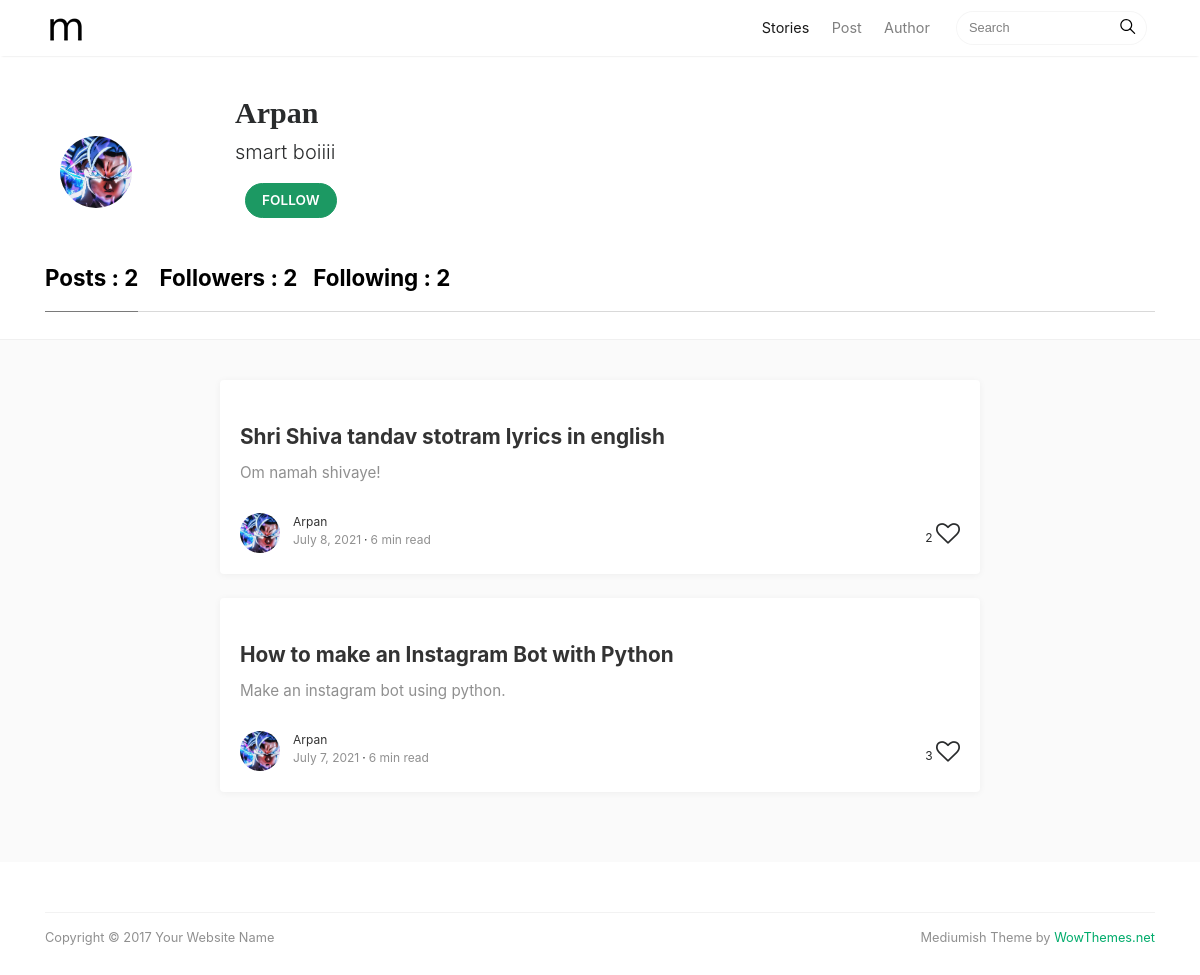
Screenshot of /arp/ with the database file from the repository.
### me/models.py (models this page shows)
class Me(models.Model):
    user_id = models.IntegerField()
    image = models.ImageField(null=True, blank=True, upload_to=image_name)
    name = models.TextField()
    bio = models.TextField()

class Post(models.Model):
    user_id = models.IntegerField()
    thumbnail = models.TextField()
    title=models.TextField()
    caption=models.TextField()
    post=models.TextField()
    post_json=models.TextField()
    tags = models.TextField()
    created = models.DateField(auto_now_add=True)

### homepage/views.py (the view)
# urls.py: path('<str:username>/', views.author, name="author"),
def author(request, username):
    con = get_object_or_404(Connect, username=username)
    if not con:
        return redirect("/")
    usr = get_object_or_404(Me, user_id=con.id)
    if not usr:
        return redirect("/")
    di = dict()
    posts = Post.objects.filter(user_id=con.id)
    for post in posts:
        like = Like.objects.filter(post_id=post.id).count()
        di[post] = like
    followers = Follow.objects.filter(followed=con.id).count()
    following = Follow.objects.filter(follower=con.id).count()
    if request.user.is_authenticated:
        curr_con = Connect.objects.filter(username=request.user.username).first()
        curr_usr = Me.objects.filter(user_id=curr_con.id).first()
        follow = Follow.objects.filter(follower=curr_con.id).filter(followed=con.id).first()
        if con.id == curr_con.id:
            thisisuser = True
        else:
            thisisuser = False
    else:
        curr_con = None
        curr_usr = None
        follow = None
        thisisuser = None
    context = {
        'con':con,
        'usr':usr,
        'posts':posts,
        'curr_con':curr_con,
        'curr_usr':curr_usr,
        'follow':follow,
        'di':di,
        'thisisuser':thisisuser,
        'followers':followers,
        'following':following
    }
    return render(request, "author.html", context)

### templates/author.html (shortened to what this page needs)
{% load static %}
<!DOCTYPE html>
<html lang="en">
<head>
<link href="{% static 'assets/css/bootstrap.min.css' %}" rel="stylesheet">
<link href="https://maxcdn.bootstrapcdn.com/font-awesome/4.7.0/css/font-awesome.min.css" rel="stylesheet">
<link href="{% static 'assets/css/mediumish.css' %}" rel="stylesheet">
</head>
<body>
<nav class="navbar navbar-toggleable-md navbar-light bg-white fixed-top mediumnavigation">
<div class="container">
	<a class="navbar-brand" href="index.html">
    <img src="{% static 'assets/img/logo.png' %}" alt="">
  </a>
	<div class="collapse navbar-collapse" id="navbarsExampleDefault">
		<ul class="navbar-nav ml-auto">
			<li class="nav-item active">
			<a class="nav-link" href="index.html">Stories <span class="sr-only">(current)</span></a>
			</li>
      <li class="nav-item">
			<a class="nav-link" href="post.html">Post</a>
			</li>
			<li class="nav-item">
			<a class="nav-link" href="author.html">Author</a>
			</li>
		</ul>
		<form class="form-inline my-2 my-lg-0">
			<input class="form-control mr-sm-2" type="text" placeholder="Search">
			<span class="search-icon"><svg class="svgIcon-use" width="25" height="25" viewbox="0 0 25 25"><path d="M20.067 18.933l-4.157-4.157a6 6 0 1 0-.884.884l4.157 4.157a.624.624 0 1 0 .884-.884zM6.5 11c0-2.62 2.13-4.75 4.75-4.75S16 8.38 16 11s-2.13 4.75-4.75 4.75S6.5 13.62 6.5 11z"></path></svg></span>
		</form>
	</div>
</div>
</nav>
<div class="container">
	<div class="mainheading">
		<div class="row post-top-meta authorpage">
			<div class="col-2">
				<div class="col-md-2 col-xs-12">
					{% if usr.image %}
					<img class="author-thumb" style="object-fit: cover;" src="/media/{{usr.image}}" alt="Sal">
					{% else %}
					<img class="author-thumb" src="https://www.gravatar.com/avatar/e56154546cf4be74e393c62d1ae9f9d4?s=250&amp;d=mm&amp;r=x" alt="Sal">
					{% endif %}
				</div>
			</div>
			<div class="col-10">
				{% if usr.name %}
				<h1 class="sitetitle">{{usr.name}}</h1>
				{% else %}
				<h1 class="sitetitle">{{con.username}}</h1>
				{% endif %}
				<p class="lead">
					 {{usr.bio}}
				</p>
				{% if not thisisuser %}
			{% if follow %}
			<a href="#" id="followbutton" onclick="followbutton(event, '{{con.username}}')" class="btn follow p-2">Following</a>
			{% else %}
			<a href="#" id="followbutton" onclick="followbutton(event, '{{con.username}}')" class="btn subscribe">Follow</a>
			{% endif %}
			{% endif %}
			</div>
		</div>
	</div>
	<section class="featured-posts">
	<div class="section-title">
		<h2><span><a href="/{{con.username}}/" style="color: black;">Posts : {{posts.count}}</a></span> &nbsp;&nbsp;
			<a href="/{{con.username}}/followers/" style="color: black;" id="followers">Followers : {{followers}}</a>&nbsp;&nbsp;
			<a href="/{{con.username}}/following/" style="color: black;" id="following">Following : {{following}}</a>
		</h2>
	</div>
</section>
</div>
<div class="graybg authorpage">
	<div class="container">
		<div class="listrecent listrelated">
				{% for post, like in di.items reversed %}
				<div class="authorpostbox">
					<div class="card">
						{% if post.thumbnail %}
						<a href="/{{con.username}}/{{post.title|slugify}}-{{post.id}}/">
						</a>
						{% endif %}
						<div class="card-block">
							<h2 class="card-title"><a href="/{{con.username}}/{{post.title|slugify}}-{{post.id}}/">{{post.title}}</a></h2>
							<h4 class="card-text">{{post.caption}}</h4>
								<div class="metafooter">
								<div class="wrapfooter">
									<span class="meta-footer-thumb">
									<a href="/{{con.username}}/">
										{% if usr.image %}
										<img class="author-thumb" style="object-fit: cover;" src="/media/{{usr.image}}" alt="Sal">
										{% else %}
										<img class="author-thumb" src="https://www.gravatar.com/avatar/e56154546cf4be74e393c62d1ae9f9d4?s=250&amp;d=mm&amp;r=x" alt="Sal">
										{% endif %}
									</a>
									</span>
									<span class="author-meta">
									{% if usr.name %}
									<span class="post-name"><a href="/{{con.username}}/">{{usr.name}}</a></span>
									{% else %}
									<span class="post-name"><a href="/{{con.username}}/">{{con.username}}</a></span>
									{% endif %}
									<br/>
									<span class="post-date">{{post.created}}</span><span class="dot"></span><span class="post-read">6 min read</span>
									</span>
									<span class="post-read-more">{{like}}<a title="Likes">&nbsp;<i class="fa fa-heart-o fa-2x"></i></a></span>
								</div>
							</div>
						</div>
					</div>
				</div>
				{% endfor %}
		</div>
	</div>
</div>
<div class="container">
	<div class="footer">
	  <p class="pull-left">
	    Copyright &copy; 2017 Your Website Name
	  </p>
	  <p class="pull-right">
	    Mediumish Theme by <a target="_blank" href="https://www.wowthemes.net">WowThemes.net</a>
	  </p>
	<div class="clearfix"></div>
	</div>
</div>
</body>
</html>

### static/assets/css/mediumish.css (style rules this page uses)
body { padding-top:5rem; }
.mainheading { padding:1rem 0rem; }
a { color:#00ab6b; }
a,a:hover { transition:all 0.2s; }
.mediumnavigation { background:rgba(255,255,255,.97); box-shadow:0 2px 2px -2px rgba(0,0,0,.15); }
section { margin-bottom:20px; }
.section-title h2 { border-bottom:1px solid rgba(0,0,0,.15); margin-bottom:25px; font-weight:700; font-size:1.4rem; margin-bottom:27px; }
.section-title span { border-bottom:1px solid rgba(0,0,0,.44); display:inline-block; padding-bottom:20px; margin-bottom:-1px; }
@media (min-width:992px) { .navbar-toggleable-md .navbar-nav .nav-link { padding-right:.7rem; padding-left:.7rem; } }
.listfeaturedtag h2.card-title,.listrecent h2.card-title { font-size:1.3rem; font-weight:700; line-height: 1.25; }
.listfeaturedtag h2.card-title a,.listrecent h2.card-title a { color:rgba(0,0,0,.8); }
.listfeaturedtag h4.card-text,.listrecent h4.card-text { color:rgba(0,0,0,.44); font-size:0.95rem; line-height:1.4; font-weight:400; }
.listrecent .wrapfooter { font-size:12px; margin-top:30px; }
.author-thumb { width:40px; height:40px; float:left; margin-right:13px; border-radius:100%; }
.post-top-meta { margin-bottom:2rem; }
.post-top-meta .author-thumb { width:72px; height:72px; }
.post-top-meta.authorpage .author-thumb { margin-top:40px; }
.author-meta { flex:1 1 auto; white-space:nowrap!important; text-overflow:ellipsis!important; overflow:hidden!important; }
span.post-name,span.post-date,span.author-meta { display:inline-block; }
span.post-date,span.post-read { color:rgba(0,0,0,.44); }
span.post-read-more { align-items:center; display:inline-block; float:right; margin-top:8px; }
span.post-read-more a { color:rgba(0,0,0,.44); }
span.post-name a,span.post-read-more a:hover { color:rgba(0,0,0,.8); }
.dot:after { content:"·"; margin-left:3px; margin-right:3px; }
.mediumnavigation .form-control { font-size:0.8rem; border-radius:30px; overflow:hidden; border:1px solid rgba(0,0,0,0.04); }
.mediumnavigation .form-inline { margin-left:15px; }
.mediumnavigation .navbar-brand { font-weight:500; }
.mediumnavigation .nav-item,.dropdown-menu { font-size:0.9rem; }
.mediumnavigation .search-icon { margin-left:-40px; display:inline-block; margin-top:3px; cursor:pointer; }
.mediumnavigation .navbar-brand img { max-height:30px; margin-right:5px; }
.mainheading h1.sitetitle { font-family:Righteous; }
.footer { border-top:1px solid rgba(0,0,0,.05)!important; padding-top:15px; padding-bottom:12px; font-size:0.8rem; color:rgba(0,0,0,.44); margin-top:50px; }
.graybg { background-color:#fafafa; padding:40px 0 46px; position:relative; }
.listrelated .card { box-shadow:0 1px 7px rgba(0,0,0,.05); border:0; }
.card { border-radius:4px; }
.btn.subscribe { background-color:#1C9963; border-color:#1C9963; color:rgba(255,255,255,1); fill:rgba(255,255,255,1); border-radius:30px; font-size:0.85rem; margin-left:10px; font-weight:600; text-transform:uppercase; }
.authorpage h1 { font-weight:700; font-size:30px; }
.post-top-meta.authorpage .author-thumb { float:none; }
.graybg.authorpage { border-top:1px solid #f0f0f0; }
.authorpostbox { width:760px; margin:0px auto; margin-bottom:1.5rem; max-width:100%; }

### rows the page displays
Me: image (picture), name "Arpan", bio "smart boiiii"
Post: title "Shri Shiva tandav stotram lyrics in english", caption "Om namah shivaye!", image (picture), created "July 8, 2021", like "2"
Post: title "How to make an Instagram Bot with Python", caption "Make an instagram bot using python.", image (picture), created "July 7, 2021", like "3"

### other values shown
{{ posts.count }} "2"
{{ followers }} "2"
{{ following }} "2"
